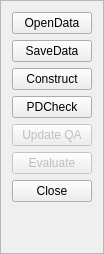
        <widget class="QFrame" name="frame_38">
         <property name="maximumSize">
          <size>
           <width>100</width>
           <height>16777215</height>
          </size>
         </property>
         <property name="frameShape">
          <enum>QFrame::StyledPanel</enum>
         </property>
         <property name="frameShadow">
          <enum>QFrame::Raised</enum>
         </property>
         <layout class="QVBoxLayout" name="verticalLayout_7">
          <item>
           <widget class="QPushButton" name="btnOpenData">
            <property name="font">
             <font>
              <weight>50</weight>
              <bold>false</bold>
             </font>
            </property>
            <property name="text">
             <string>OpenData</string>
            </property>
           </widget>
          </item>
          <item>
           <widget class="QPushButton" name="btnSaveData">
            <property name="font">
             <font>
              <weight>50</weight>
              <bold>false</bold>
             </font>
            </property>
            <property name="text">
             <string>SaveData</string>
            </property>
           </widget>
          </item>
          <item>
           <widget class="QPushButton" name="btnConstruct">
            <property name="font">
             <font>
              <weight>50</weight>
              <bold>false</bold>
             </font>
            </property>
            <property name="text">
             <string>Construct</string>
            </property>
           </widget>
          </item>
          <item>
           <widget class="QPushButton" name="btnPDCheck">
            <property name="font">
             <font>
              <weight>50</weight>
              <bold>false</bold>
             </font>
            </property>
            <property name="text">
             <string>PDCheck</string>
            </property>
           </widget>
          </item>
          <item>
           <widget class="QPushButton" name="btnUpdateQA">
            <property name="enabled">
             <bool>false</bool>
            </property>
            <property name="font">
             <font>
              <weight>50</weight>
              <bold>false</bold>
             </font>
            </property>
            <property name="text">
             <string>Update QA</string>
            </property>
           </widget>
          </item>
          <item>
           <widget class="QPushButton" name="btnEvaluate">
            <property name="enabled">
             <bool>false</bool>
            </property>
            <property name="font">
             <font>
              <weight>50</weight>
              <bold>false</bold>
             </font>
            </property>
            <property name="text">
             <string>Evaluate</string>
            </property>
           </widget>
          </item>
          <item>
           <widget class="QPushButton" name="btnClose">
            <property name="font">
             <font>
              <weight>50</weight>
              <bold>false</bold>
             </font>
            </property>
            <property name="text">
             <string>Close</string>
            </property>
           </widget>
          </item>
          <item>
           <spacer name="verticalSpacer">
            <property name="orientation">
             <enum>Qt::Vertical</enum>
            </property>
            <property name="sizeHint" stdset="0">
             <size>
              <width>20</width>
              <height>40</height>
             </size>
            </property>
           </spacer>
          </item>
         </layout>
        </widget>
